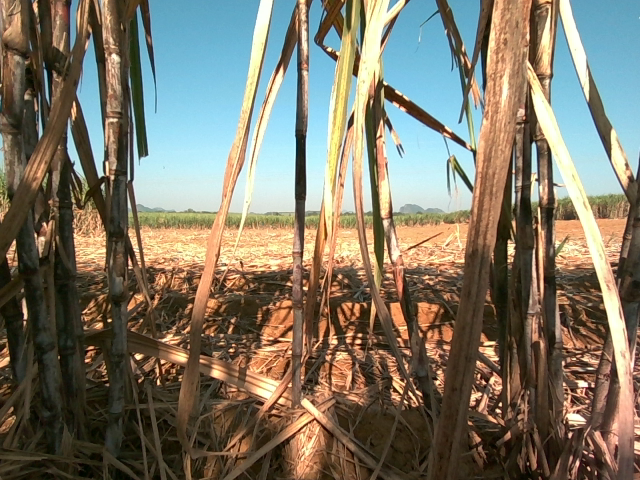
#> input picture datasets/sugarcane_coco/images/train/0001.png, 640 x 480 px
$ python -i offline_aug.py   (imports and definitions only)
#> lines starting #> are read from the running program, lines starting #| are printed output that depends on the picture
import cv2
import os
import glob
from tqdm import tqdm


def apply_clahe(img_path, output_dir):
#> called with output_dir = 'out.png'
    img = cv2.imread(img_path)
#> img is the input picture: shape (480, 640, 3); mean B, G, R 102.3, 118.5, 125.1
    if img is None:
        return

    # 将图像转换到 LAB 颜色空间
    lab = cv2.cvtColor(img, cv2.COLOR_BGR2LAB)
#> lab: shape (480, 640, 3); mean of channels 0, 1, 2 124.8, 129.8, 138.9
    l, a, b = cv2.split(lab)
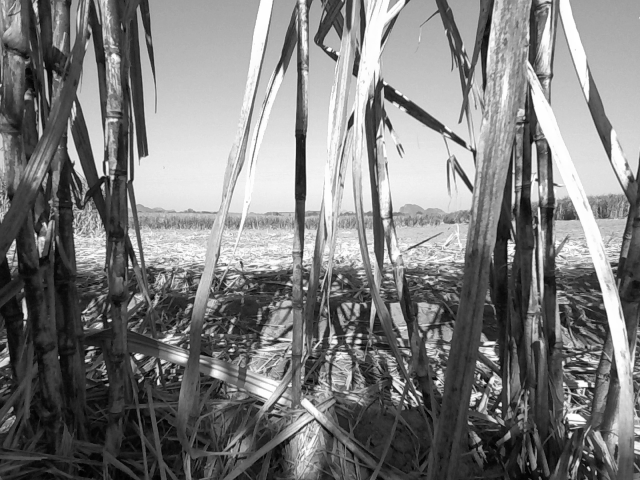
#> l: shape (480, 640); min 1, max 255, mean 124.8
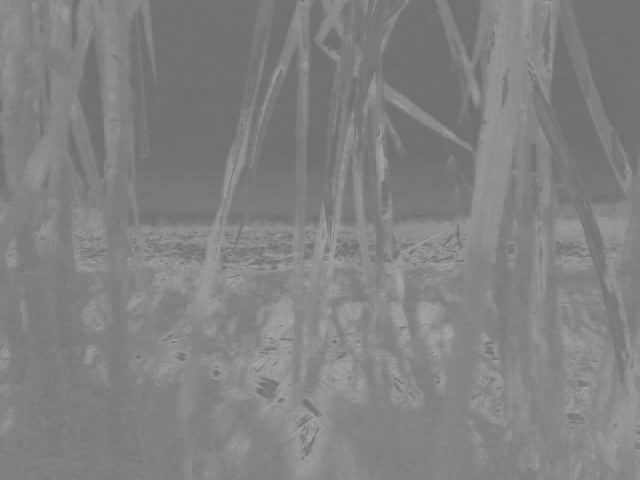
#> a: shape (480, 640); min 110, max 168, mean 129.8
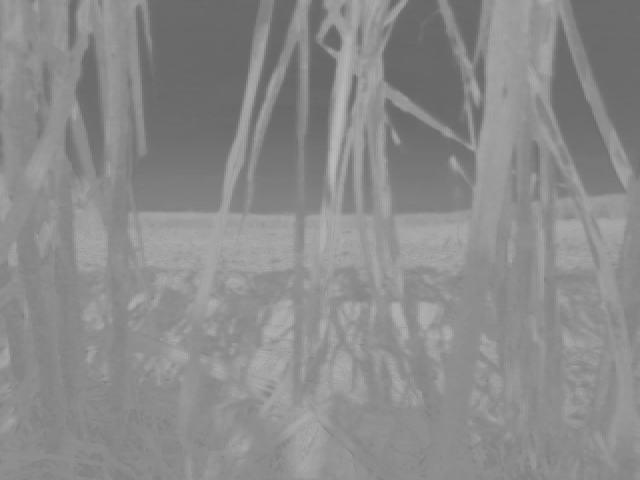
#> b: shape (480, 640); min 102, max 187, mean 138.9

    # 限制对比度的自适应直方图均衡化 (CLAHE)
    clahe = cv2.createCLAHE(clipLimit=2.0, tileGridSize=(8, 8))
    cl = clahe.apply(l)
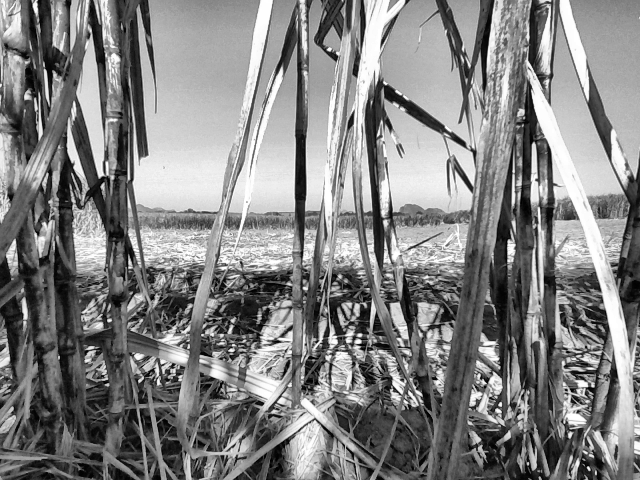
#> cl: shape (480, 640); min 0, max 255, mean 130.4

    # 合并通道并转回 BGR
    limg = cv2.merge((cl, a, b))
#> limg: shape (480, 640, 3); mean of channels 0, 1, 2 130.4, 129.8, 138.9
    final_img = cv2.cvtColor(limg, cv2.COLOR_LAB2BGR)
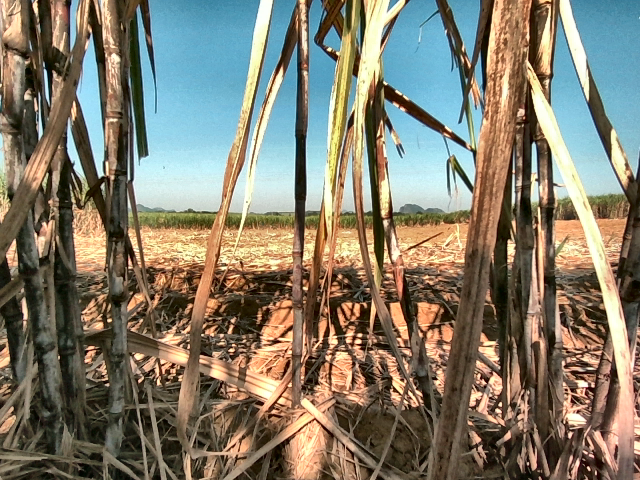
#> final_img: shape (480, 640, 3); mean B, G, R 107.2, 123.6, 130.1

    # 保存图像
    filename = os.path.basename(img_path)
    save_path = os.path.join(output_dir, f"clahe_{filename}")
    cv2.imwrite(save_path, final_img)


# [12 lines not run here, left out]

>>> result = apply_clahe('../datasets/sugarcane_coco/images/train/0001.png', 'out.png')

$ run again, on datasets/sugarcane_coco/images/train/0007.png
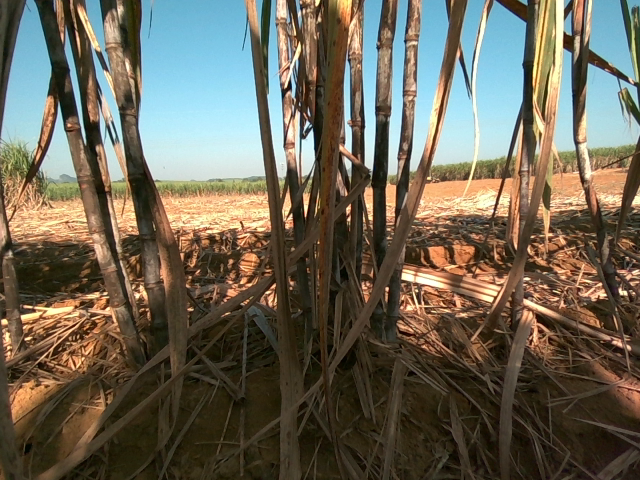
#> input picture datasets/sugarcane_coco/images/train/0007.png, 640 x 480 px
#> in apply_clahe, img is the input picture: shape (480, 640, 3); mean B, G, R 86.6, 101.8, 108
#> lab: shape (480, 640, 3); mean of channels 0, 1, 2 107.3, 129.6, 138.5
#> in apply_clahe, `cl = clahe.apply(l)`:
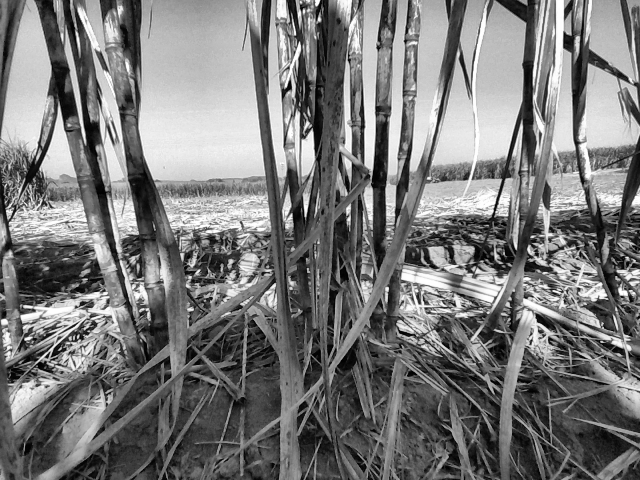
#> cl: shape (480, 640); min 0, max 255, mean 121.6
#> limg: shape (480, 640, 3); mean of channels 0, 1, 2 121.6, 129.6, 138.5
#> in apply_clahe, `final_img = cv2.cvtColor(limg, cv2.COLOR_LAB2BGR)`:
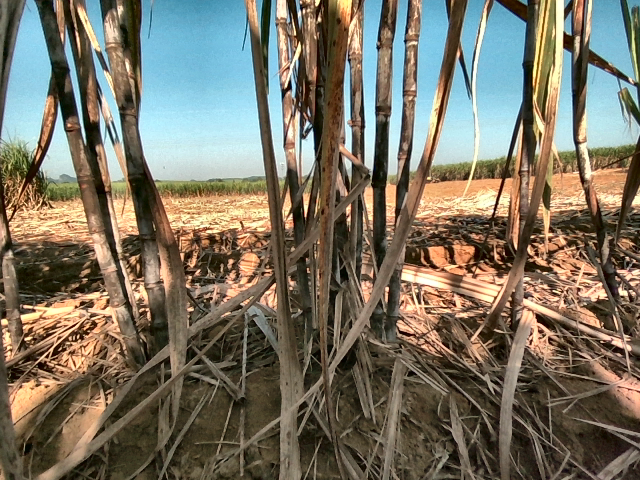
#> final_img: shape (480, 640, 3); mean B, G, R 99.5, 115.1, 121.6

$ run again, on datasets/sugarcane_coco/images/train/0008.png
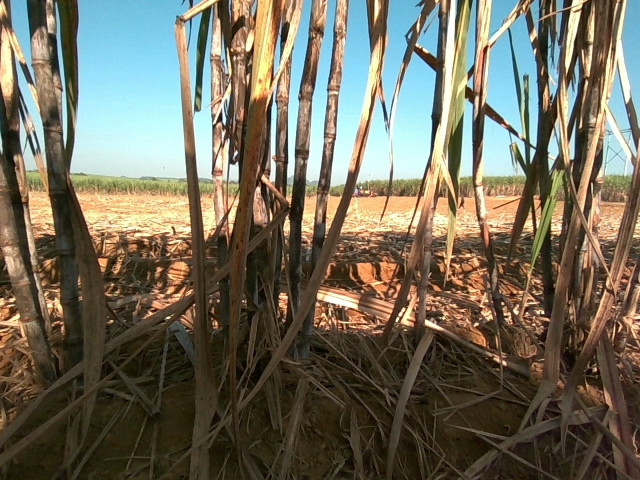
#> input picture datasets/sugarcane_coco/images/train/0008.png, 640 x 480 px
#> in apply_clahe, img is the input picture: shape (480, 640, 3); mean B, G, R 92.3, 109.1, 113.4
#> lab: shape (480, 640, 3); mean of channels 0, 1, 2 113.9, 128.5, 138.9
#> in apply_clahe, `cl = clahe.apply(l)`:
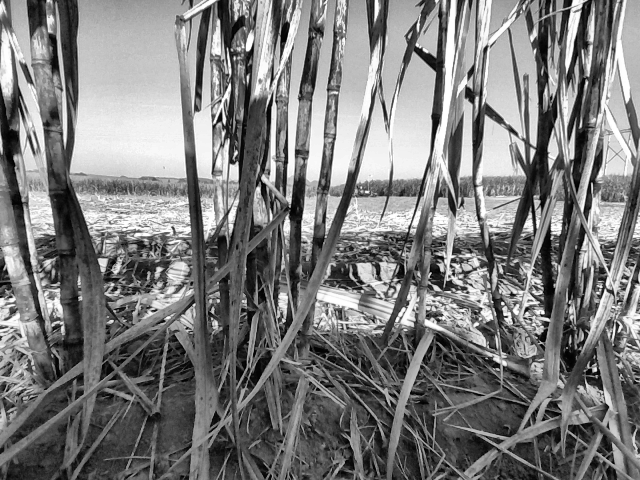
#> cl: shape (480, 640); min 1, max 255, mean 124.1
#> limg: shape (480, 640, 3); mean of channels 0, 1, 2 124.1, 128.5, 138.9
#> in apply_clahe, `final_img = cv2.cvtColor(limg, cv2.COLOR_LAB2BGR)`:
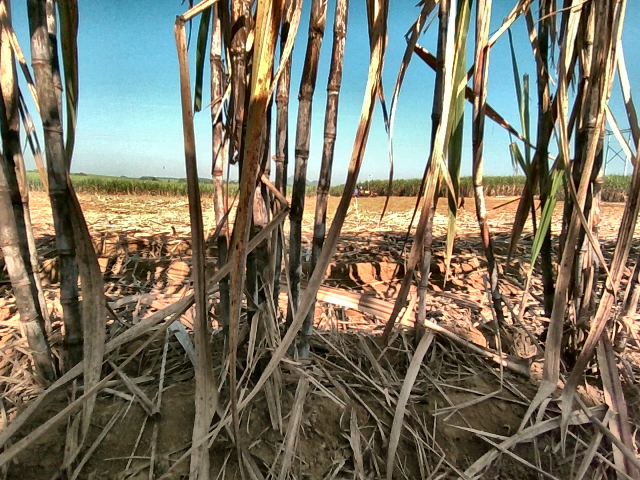
#> final_img: shape (480, 640, 3); mean B, G, R 101.1, 118.2, 122.7

$ run again, on datasets/sugarcane_coco/images/train/0009.png
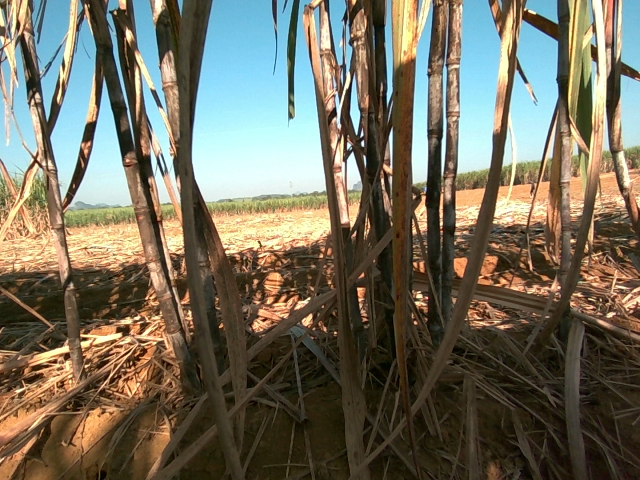
#> input picture datasets/sugarcane_coco/images/train/0009.png, 640 x 480 px
#> in apply_clahe, img is the input picture: shape (480, 640, 3); mean B, G, R 94.2, 110.5, 115.2
#> lab: shape (480, 640, 3); mean of channels 0, 1, 2 115.5, 128.9, 138.7
#> in apply_clahe, `cl = clahe.apply(l)`:
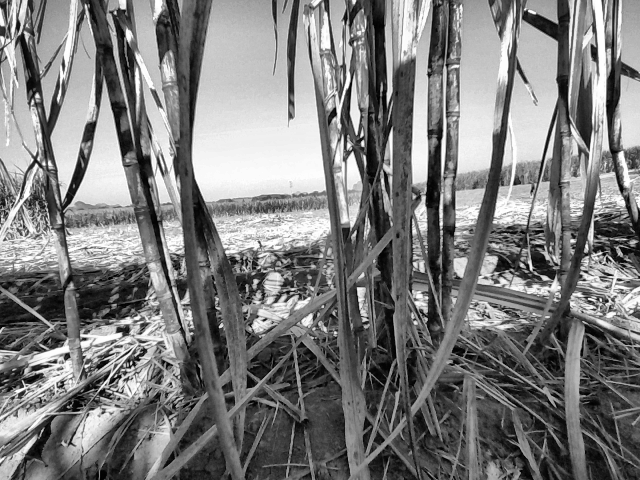
#> cl: shape (480, 640); min 0, max 255, mean 124.7
#> limg: shape (480, 640, 3); mean of channels 0, 1, 2 124.7, 128.9, 138.7
#> in apply_clahe, `final_img = cv2.cvtColor(limg, cv2.COLOR_LAB2BGR)`:
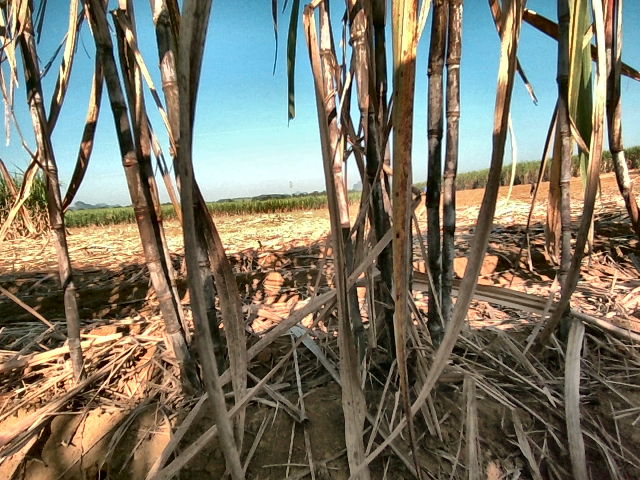
#> final_img: shape (480, 640, 3); mean B, G, R 102.3, 118.8, 123.5
